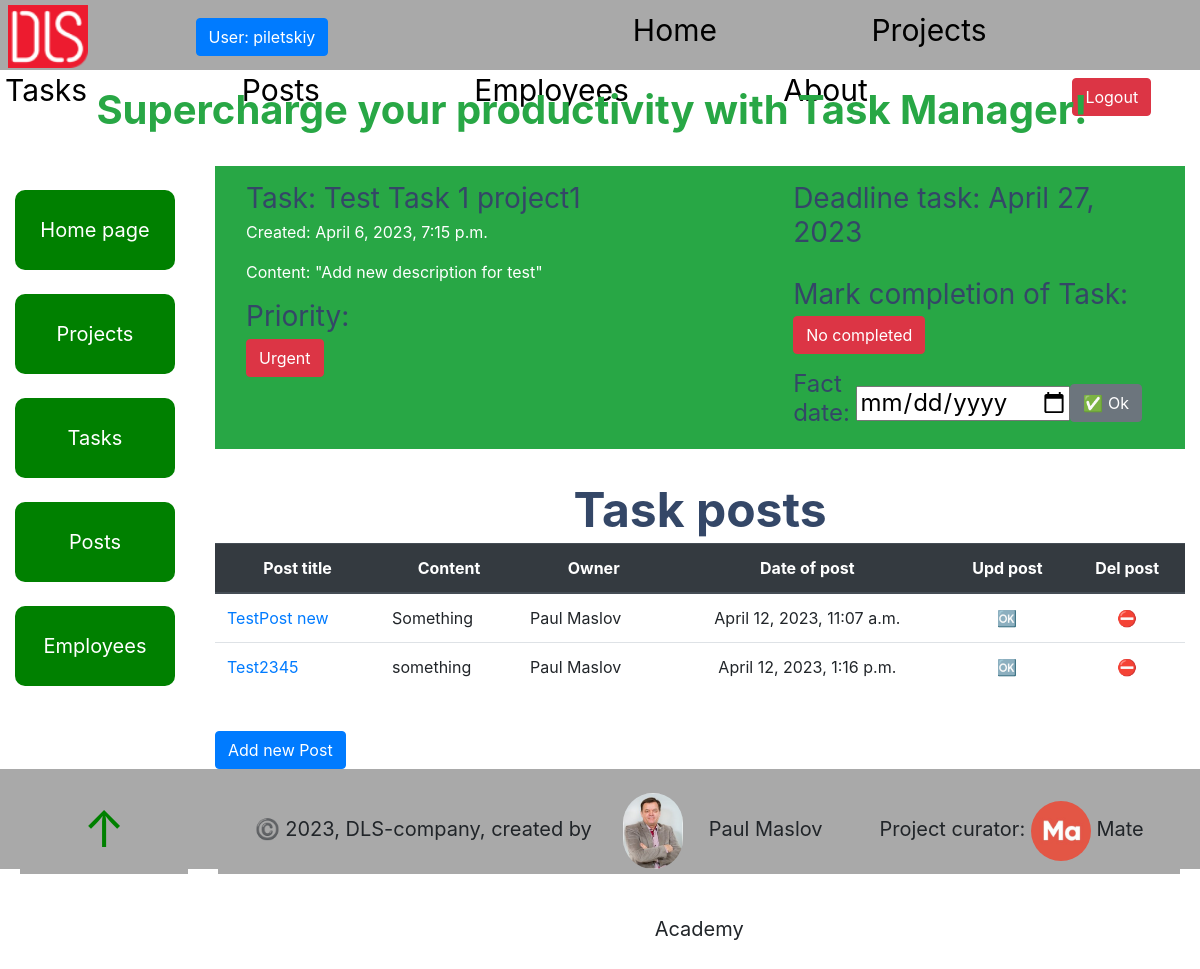
Screenshot of /tasks/9/ (signed in) with the database file from the repository.
### task_manager/models.py (models this page shows, shortened)
class Employee(AbstractUser, ModelMeta):
    photo = models.ImageField(upload_to="static/foto_users/", blank=True)
    position = models.ForeignKey(
        Position,
        null=True,
        blank=True,
        on_delete=models.CASCADE,
        related_name="employees"
    )
    class Meta:
        ordering = ["username"]
        verbose_name = "employee"
        verbose_name_plural = "employees"
    _metadata = {
           'photo': 'get_meta_photo',
    }
    def __str__(self):
        return f"{self.first_name} {self.last_name}"

class Task(models.Model):
    PRIORITY_CHOICES = (
        ("A", "Urgent"),
        ("B", "No_delay"),
        ("C", "Need"),
    )
    name = models.CharField(max_length=255)
    description = models.TextField(null=True, blank=True)
    created_time = models.DateTimeField(auto_now_add=True)
    deadline = models.DateField(null=True, blank=True)
    fact_date = models.DateField(null=True, blank=True)
    is_completed = models.BooleanField()
    priority = models.CharField(
        max_length=1,
        choices=PRIORITY_CHOICES,
        default="B"
    )
    project = models.ForeignKey(
        Project,
        on_delete=models.CASCADE,
        related_name="task"
    )
    assignees = models.ManyToManyField(Employee, related_name="task")
    class Meta:
        ordering = ["deadline", "priority"]

class Post(models.Model):
    title = models.CharField(max_length=255)
    content = models.TextField(null=True, blank=True)
    created_time = models.DateTimeField(auto_now_add=True)
    owner = models.ForeignKey(
        settings.AUTH_USER_MODEL, on_delete=models.CASCADE, null=True,
        related_name="post"
    )
    task = models.ForeignKey(
        Task,
        on_delete=models.CASCADE,
        null=True,
        blank=True,
        related_name="post",
    )
    class Meta:
        ordering = ["created_time"]

### task_manager/views.py (the view, shortened to what this page needs)
# urls.py: path("tasks/<int:pk>/", TaskDetailView.as_view(), name="task-detail"),
class TaskDetailView(LoginRequiredMixin, generic.DetailView):
    context_object_name = "task_detail"
    model = Task
    queryset = Task.objects.select_related(
        "project"
    ).prefetch_related("post__owner")
    success_url = reverse_lazy("task_manager:task-list")
    def get_context_data(self, *, object_list=None, **kwargs):
        context = super(TaskDetailView, self).get_context_data(**kwargs)
        fact_date = self.request.GET.get("fact_date", "")
        context["done_form"] = TaskForm(
            initial={"fact_date": fact_date}
        )
        return context

### task_manager/forms.py
class TaskForm(forms.ModelForm):
    class Meta:
        model = Task
        fields = ("fact_date",)
        widgets = {
            "fact_date": forms.DateInput(attrs={"type": "date"})
        }

### templates/task_manager/task_detail.html (shortened to what this page needs)
{% extends "base.html" %}
{% block content %}
  <section class="p-3 mb-2 bg-success text-white">
    <div class="container-fluid">
      <div class="row">
        <div class="col-sm-7">
           <h3 class="project__part">
             Task: {{ task_detail.name }}
           </h3>
           <p>
             Created: {{ task_detail.created_time }}
           </p>
           <p>
             Content: "{{ task_detail.description }}"
           </p>
          <h3>Priority:</h3>
          <h4>
           {% if task_detail.priority == "A"  %}
             <p class="btn btn-danger">{{ task_detail.get_priority_display }}</p>
             {% elif task.priority == "B" %}
               <p class="btn btn-primary">{{ task_detail.get_priority_display }}</p>
             {% else %}
               <p class="btn btn-secondary">{{ task_detail.get_priority_display }}</p>
           {% endif %}
          </h4>
        </div>
        <div class="col-sm-5">
          <h3 class="project__part">
            Deadline task: {{ task_detail.deadline }}
          </h3>
          <br><br>
          <h3>
            Mark completion of Task:
          </h3>
          {% if task_detail.is_completed %}
            <p class="text-center btn btn-secondary">Completed</p>
            {% else %}
            <p class="text-center btn btn-danger">No completed</p>
          {% endif %}
            {% if task_detail.fact_date %}
              <h3><strong>Date of completion:</strong> &emsp; {{ task_detail.fact_date }}</h3>
              {% else %}
              <h4>
                <form action="" method="post" style="height: 50px" class="form-check-inline" novalidate>
                  {{ done_form }}
                  <input type="submit" value="✅ Ok" class="btn btn-secondary">
                </form>
              </h4>
            {% endif %}
        </div>
      </div>
    </div>
  </section>
  <br>
  <section>
    <h1 class="text-center"><strong>Task posts</strong></h1>
    <table class="table">
      <thead class="thead-dark">
        <tr class="text-center">
          <th scope="col">Post title</th>
          <th scope="col">Content</th>
          <th scope="col">Owner</th>
          <th scope="col">Date of post</th>
          <th scope="col">Upd post</th>
          <th scope="col">Del post</th>
        </tr>
      </thead>
      <tbody>
        {% for post in task_detail.post.all %}
          <tr>
            <td><a href="{% url 'task_manager:post-detail' pk=post.id %}">{{ post.title }}</a></td>
            <td>{{ post.content }}</td>
            <td>{{ post.owner }}</td>
            <td class="text-center">{{ post.created_time }}</td>
            <td class="text-center">
              <a
                href="{% url 'task_manager:post-update' pk=post.id %}">
                🆗
              </a>
            </td>
            <td class="text-center">
              <a
                href="{% url 'task_manager:post-delete' pk=post.id %}">
                ⛔️
              </a>
            </td>
          </tr>
        {% endfor %}
      </tbody>
    </table>
  </section>
  <br>
   <a
     class="btn btn-primary"
     style="float: left"
     href="{% url 'task_manager:post-create' %}">
     Add new Post
   </a>
{% endblock %}

### templates/includes/navigation.html
{% load static %}
  <span class="logo">
    <a href="https://dls.ua/">
      <img src="{% static 'images/logodls.png'%}" alt="DLS logo">
    </a>
  </span>
   {% if user.is_authenticated %}
     <a
       class="login btn btn-primary"
       href="{% url 'task_manager:employee-detail' pk=user.id %}">
       User: {{ user.username }}
     </a>
     <div class="nav">
       <a class="nav__link" href="{% url 'task_manager:index' %}">Home</a>
       <a class="nav__link" href="{% url 'task_manager:project-list' %}">Projects</a>
       <a class="nav__link" href="{% url 'task_manager:task-list' %}">Tasks</a>
       <a class="nav__link" href="{% url 'task_manager:post-list' %}">Posts</a>
       <a class="nav__link" href="{% url 'task_manager:employee-list' %}">Employees</a>
       <a class="nav__link" href="{% url 'task_manager:about' %}">About</a>
     </div>
     <a class="btn btn-danger" href="{% url 'logout' %}">Logout</a>
   {% else %}
      <a class="login btn btn-success" href="{% url 'login' %}">Login</a>
      <div class="nav">
        <a class="nav__link" href="{% url 'task_manager:index' %}">Home</a>
        <a class="nav__link" href="{% url 'task_manager:about' %}">About</a>
      </div>
   {% endif %}

### static/css/styles.css (style rules this page uses)
html { scroll-behavior: smooth; }
body { margin: 0; padding: 0; box-sizing: border-box; --header-height: 70px; --footer-height: 100px; --button-height: 100px; --button-width: 100px; --bs-blue: #63B3ED; --bs-indigo: #596CFF; --bs-purple: #6f42c1; --bs-pink: #d63384; --bs-red: #F56565; --bs-orange: #fd7e14; --bs-yellow: #FBD38D; --bs-green: #81E6D9; --bs-teal: #20c997; --bs-cyan: #0dcaf0; --bs-white: #fff; --bs-gray: #6c757d; --bs-gray-dark: #343a40; --bs-gray-100: #f8f9fa; --bs-gray-200: #f0f2f5; --bs-gray-300: #dee2e6; --bs-gray-400: #ced4da; --bs-gray-500: #adb5bd; --bs-gray-600: #6c757d; --bs-gray-700: #495057; --bs-gray-800: #343a40; --bs-gray-900: #212529; --bs-primary: #e91e63; --bs-secondary: #7b809a; --bs-success: #4CAF50; --bs-info: #1A73E8; --bs-warning: #fb8c00; --bs-danger: #F44335; --bs-light: #f0f2f5; --bs-dark: #344767; --bs-primary-rgb: 233, 30, 99; --bs-secondary-rgb: 123, 128, 154; --bs-success-rgb: 76, 175, 80; --bs-info-rgb: 26, 115, 232; --bs-warning-rgb: 251, 140, 0; --bs-danger-rgb: 244, 67, 53; --bs-light-rgb: 240, 242, 245; --bs-dark-rgb: 52, 71, 103; --bs-white-rgb: 255, 255, 255; --bs-black-rgb: 0, 0, 0; --bs-body-color-rgb: 123, 128, 154; --bs-body-bg-rgb: 255, 255, 255; --bs-font-sans-serif: "Roboto", Helvetica, Arial, sans-serif; --bs-font-monospace: SFMono-Regular, Menlo, Monaco, Consolas, "Liberation Mono", "Courier New", monospace; --bs-gradient: linear-gradient(180deg, rgba(255, 255, 255, 0.15), rgba(255, 255, 255, 0)); --bs-body-font-family: var(--bs-font-sans-serif); --bs-body-font-size: 1rem; --bs-body-font-weight: 400; --bs-body-line-height: 1.5; --bs-body-color: #7b809a; --bs-body-bg: #fff; --bs-border-width: 1px; --bs-border-style: solid; --bs-border-color: #dee2e6; --bs-border-color-translucent: rgba(0, 0, 0, 0.175); --bs-border-radius: 0.375rem; --bs-border-radius-sm: 0.125rem; --bs-border-radius-lg: 0.5rem; --bs-border-radius-xl: 0.75rem; --bs-border-radius-2xl: 1rem; --bs-border-radius-pill: 50rem; --bs-heading-color: #344767; --bs-link-color: #e91e63; --bs-link-hover-color: #e91e63; --bs-code-color: #d63384; --bs-highlight-bg: #fcf8e3; }
.nav { margin-right: 50px; display: inline; }
.nav__link { margin-right: 150px; display: inline-block; font-size: 30px; color: black; text-decoration: burlywood; }
.project__part { display: inline-block; }
.logo { margin-right: 100px; padding: 3px; }
.logo img { width: 80px; }
.login { margin-right: 300px; }
h1, .h1, h2, .h2, h3, .h3, h4, .h4, h5, .h5, h6, .h6 { margin-top: 0; margin-bottom: 0.3rem; font-weight: 400; line-height: 1.2; color: var(--bs-heading-color); }
h1, .h1 { font-size: calc(1.425rem + 2.1vw); }

### rows the page displays
Employee: username "piletskiy"
Task: name "Test Task 1 project1", created_time "April 6, 2023, 7:15 p.m.", description "Add new description for test", priority "Urgent", deadline "April 27, 2023"
Post: title "TestPost new", content "Something", owner "Paul Maslov", created_time "April 12, 2023, 11:07 a.m."
Post: title "Test2345", content "something", owner "Paul Maslov", created_time "April 12, 2023, 1:16 p.m."
